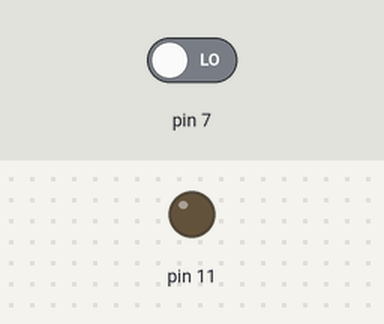
A sketch run on a simulated Arduino Uno, built with avr-gcc and run on an emulated ATmega328P. On the bench: output pins drawn as LEDs (lit = HIGH). Dashed ring = blinking. The test bench sets the inputs (shaded band); at power-on: pin 7 LOW.

Above: at 1.7 s.
1.8 s: pin 7 driven HIGH
At 2.05 s:
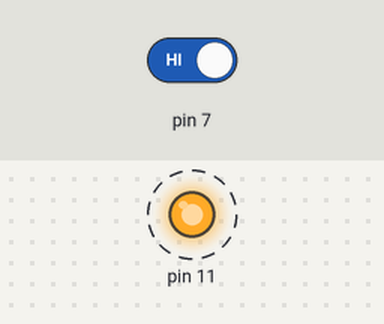
Timing chart, 0 to 10.8 s (numbered marks = the images above; inputs shaded):
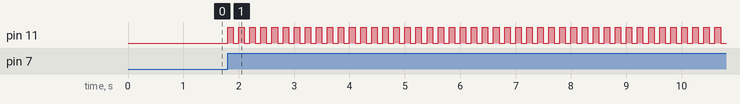

Measured:
- after the input at 1.8 s, pin 11: alternates HIGH for 0.10 s and LOW for 0.10 s, starting at once

The sketch:

ldr_sensor.ino
```cpp
void setup() {

pinMode(11,OUTPUT);
pinMode(7,INPUT);
delay(500);
}

void loop() {

int i=0;
if(digitalRead(7)==HIGH)
{
  a:
  digitalWrite(11,HIGH);
  delay(100);
  digitalWrite(11,LOW);
  delay(100);
  i++;
  if(i<50){
  goto a;
  }
  }

}
```
